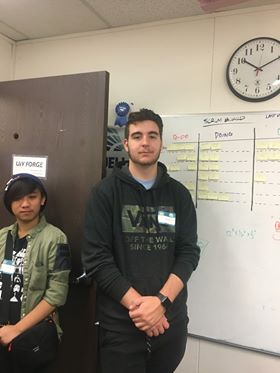
#> input picture example.jpg, 280 x 373 px
$ python ver2_findshape.py --image example.jpg
#> lines starting #> are read from the running program, lines starting #| are printed output that depends on the picture; after the words box and inside, x2 and y2 are one past the last pixel; in counts of white or black regions, pixels touching at a corner belong together
import cv2
import argparse
import numpy as np

font = cv2.FONT_HERSHEY_COMPLEX

ap = argparse.ArgumentParser()
ap.add_argument("-i", "--image", required=True, help="path to the input image")
args = vars(ap.parse_args())

image = cv2.imread(args["image"], cv2.IMREAD_GRAYSCALE)
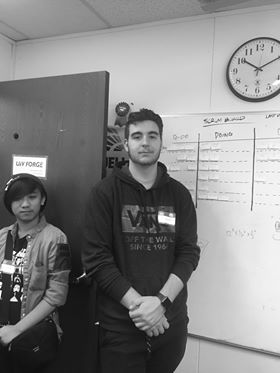
#> image: shape (373, 280); min 2, max 255, mean 132.8
# image = cv2.imread("coloredimg.jpg", cv2.IMREAD_GRAYSCALE)
_, threshold = cv2.threshold(image, 240, 255, cv2.THRESH_BINARY)
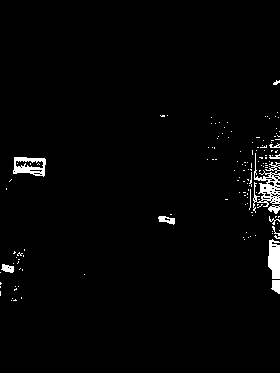
#> threshold: shape (373, 280); 2% white; 145 white regions (132 under 20 px)
contours, _ = cv2.findContours(threshold, cv2.RETR_TREE, cv2.CHAIN_APPROX_SIMPLE)
#> contours = 188 contours, 177 with area under 20; largest, box (x1, y1, x2, y2) and area: (253, 153, 280, 213) 497, (13, 157, 46, 177) 481, (268, 239, 280, 279) 338, (15, 160, 44, 169) 166, (271, 280, 280, 294) 78

cv2.imshow("shapes",image)
cv2.waitKey(0)

for cnt in contours:
    approx = cv2.approxPolyDP(cnt, 0.01*cv2.arcLength(cnt, True), True)
    cv2.drawContours(image, [approx], 0, (0), 5)
    x = approx.ravel()[0]
    y = approx.ravel()[1]

    if len(approx) == 2:
        cv2.putText(image, "Semicircle", (x, y,), font, 1, (0))
    elif len(approx) == 3:
        cv2.putText(image, "Triangle", (x, y), font, 1, (0))
    elif len(approx) == 4:
        cv2.putText(image, "Rectangle", (x, y), font, 1, (0))
    elif len(approx) == 5:
        cv2.putText(image, "Pentagon", (x, y), font, 1, (0))
    elif len(approx) == 6:
        cv2.putText(image, "Hexagon", (x, y), font, 1, (0))
    elif len(approx) == 8:
        cv2.putText(image, "Octagon", (x, y), font, 1, (0))
    else:
        cv2.putText(image, "Circle", (x, y), font, 1, (0))
#> this loop made 188 passes
#> (x, y) on passes 1, 3, 6: (11, 300), (12, 298), (16, 288)
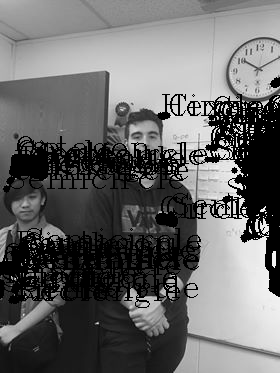
#> image: shape (373, 280); min 0, max 246, mean 103.6

cv2.imshow("shapes",image)
cv2.imshow("Threshold", threshold)
cv2.waitKey(0)
cv2.destroyAllWindows()

$ run again, on testim4.jpg
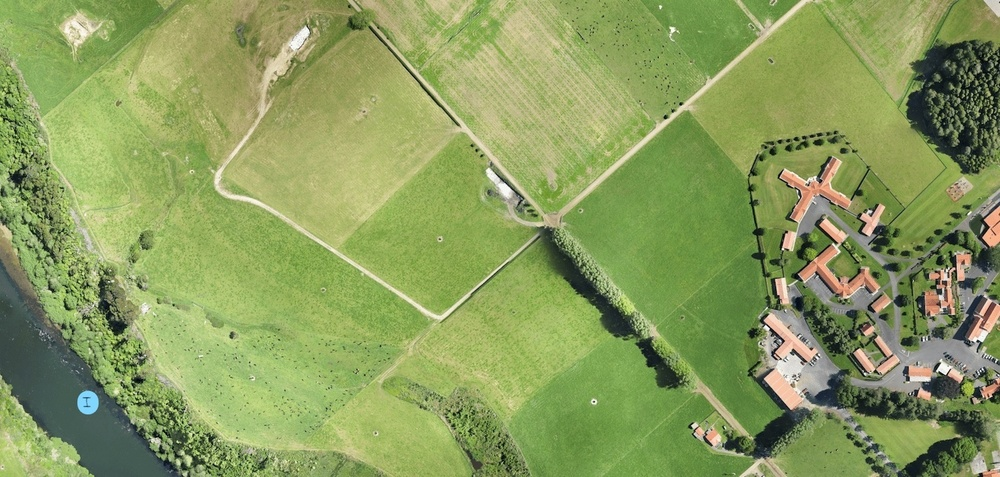
#> input picture testim4.jpg, 1000 x 477 px, shrunk from 1500 x 716 before the run
#> `_, threshold = cv2.threshold(image, 240, 255, cv2.THRESH_BINARY)`:
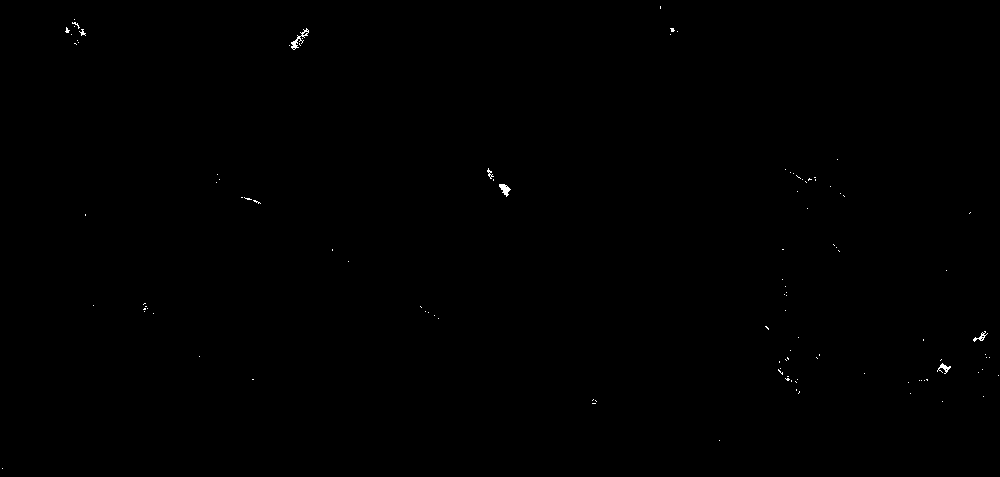
#> threshold: shape (477, 1000); 0.13% white in thin lines or dots
#> contours = 122 contours, 118 with area under 20; largest, box (x1, y1, x2, y2) and area: (291, 28, 309, 50) 70, (499, 184, 511, 197) 64, (937, 363, 951, 374) 38, (973, 331, 988, 342) 35
#> the loop `for cnt in contours:` made 122 passes
#> (x, y) on passes 1, 2, 4, 7, 8, 11, 13, 14: (2, 468), (719, 440), (942, 401), (983, 396), (910, 393), (908, 382), (924, 380), (921, 380)
#> after the loop `for cnt in contours:`:
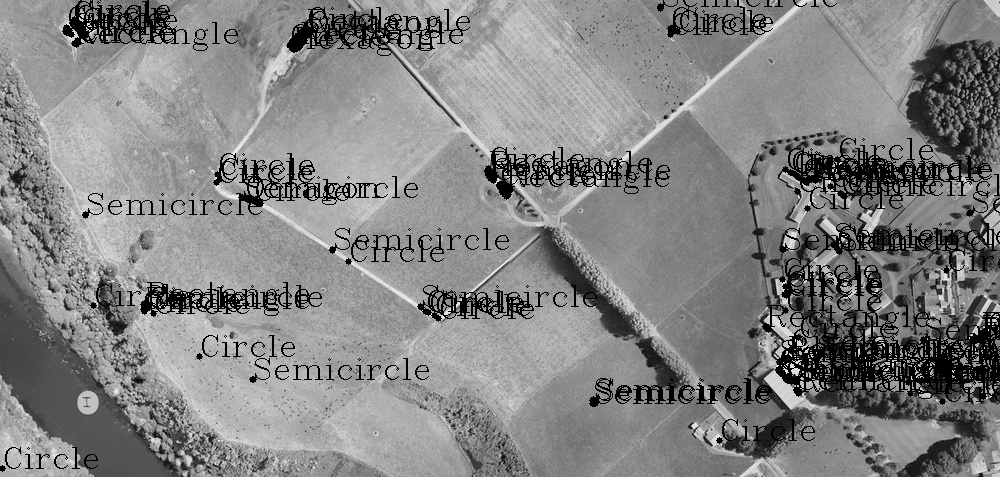
#> image: shape (477, 1000); min 0, max 240, mean 131.2
